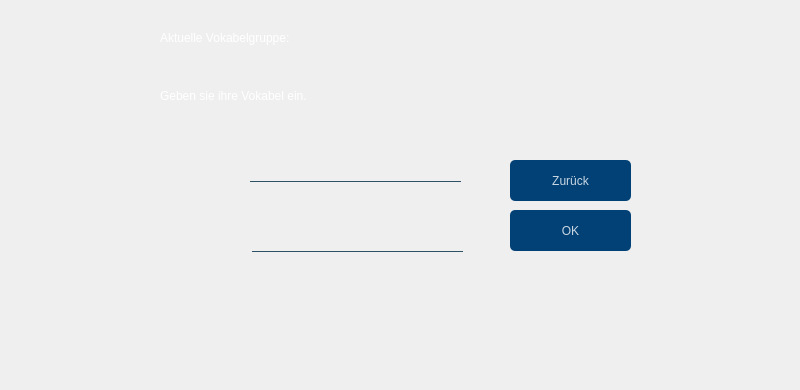
             <widget class="QWidget" name="add">
              <widget class="QWidget" name="grouper_2" native="true">
               <property name="geometry">
                <rect>
                 <x>0</x>
                 <y>0</y>
                 <width>791</width>
                 <height>381</height>
                </rect>
               </property>
               <widget class="QLabel" name="textAdd">
                <property name="geometry">
                 <rect>
                  <x>160</x>
                  <y>80</y>
                  <width>401</width>
                  <height>31</height>
                 </rect>
                </property>
                <property name="styleSheet">
                 <string notr="true">color: white;</string>
                </property>
                <property name="text">
                 <string>Geben sie ihre Vokabel ein.</string>
                </property>
               </widget>
               <widget class="QPushButton" name="select2">
                <property name="geometry">
                 <rect>
                  <x>510</x>
                  <y>210</y>
                  <width>121</width>
                  <height>41</height>
                 </rect>
                </property>
                <property name="styleSheet">
                 <string notr="true">#select2{
	background-color: rgba(2, 65, 118, 255);
	color: rgba(255, 255, 255, 200);
	border-radius: 5px;
}

#select2:pressed{
	padding-left: 5px;
	padding-top: 5px;
	background-color: rgba(2, 65, 118, 100);
}

#select2:hover,
#select2:focus{
	background-color: rgba(2, 65, 118, 200);
}</string>
                </property>
                <property name="text">
                 <string>OK</string>
                </property>
               </widget>
               <widget class="QLabel" name="gerImg">
                <property name="geometry">
                 <rect>
                  <x>160</x>
                  <y>140</y>
                  <width>71</width>
                  <height>41</height>
                 </rect>
                </property>
                <property name="styleSheet">
                 <string notr="true">border-image: url(:/language/images/ger.png);</string>
                </property>
                <property name="text">
                 <string/>
                </property>
               </widget>
               <widget class="QLabel" name="engImg">
                <property name="geometry">
                 <rect>
                  <x>160</x>
                  <y>210</y>
                  <width>71</width>
                  <height>41</height>
                 </rect>
                </property>
                <property name="styleSheet">
                 <string notr="true">border-image: url(:/language/images/eng.jpg);</string>
                </property>
                <property name="text">
                 <string/>
                </property>
               </widget>
               <widget class="QLabel" name="textInfo">
                <property name="geometry">
                 <rect>
                  <x>160</x>
                  <y>30</y>
                  <width>131</width>
                  <height>16</height>
                 </rect>
                </property>
                <property name="styleSheet">
                 <string notr="true">color: white;</string>
                </property>
                <property name="text">
                 <string>Aktuelle Vokabelgruppe:</string>
                </property>
               </widget>
               <widget class="QLabel" name="infoGroup">
                <property name="geometry">
                 <rect>
                  <x>300</x>
                  <y>10</y>
                  <width>111</width>
                  <height>41</height>
                 </rect>
                </property>
                <property name="styleSheet">
                 <string notr="true">color: white; 
font-weight: bold; 
font: 20px;</string>
                </property>
                <property name="text">
                 <string/>
                </property>
               </widget>
               <widget class="QLineEdit" name="vocEng">
                <property name="geometry">
                 <rect>
                  <x>252</x>
                  <y>221</y>
                  <width>211</width>
                  <height>31</height>
                 </rect>
                </property>
                <property name="styleSheet">
                 <string notr="true">background-color: rgba(0, 0, 0, 0);
border: 1px solid rgba(0, 0, 0, 0);
border-bottom-color: rgba(46, 82, 101, 255);
color: rgb(255, 255, 255);
padding-bottom: 7px</string>
                </property>
               </widget>
               <widget class="QLineEdit" name="vocGer">
                <property name="geometry">
                 <rect>
                  <x>250</x>
                  <y>151</y>
                  <width>211</width>
                  <height>31</height>
                 </rect>
                </property>
                <property name="styleSheet">
                 <string notr="true">background-color: rgba(0, 0, 0, 0);
border: 1px solid rgba(0, 0, 0, 0);
border-bottom-color: rgba(46, 82, 101, 255);
color: rgb(255, 255, 255);
padding-bottom: 7px</string>
                </property>
               </widget>
               <widget class="QPushButton" name="back">
                <property name="geometry">
                 <rect>
                  <x>510</x>
                  <y>160</y>
                  <width>121</width>
                  <height>41</height>
                 </rect>
                </property>
                <property name="styleSheet">
                 <string notr="true">#back{
	background-color: rgba(2, 65, 118, 255);
	color: rgba(255, 255, 255, 200);
	border-radius: 5px;
}

#back:pressed{
	padding-left: 5px;
	padding-top: 5px;
	background-color: rgba(2, 65, 118, 255);
}

#back:hover,
#back:focus{
	background-color: rgba(2, 65, 118, 200);
}</string>
                </property>
                <property name="text">
                 <string>Zurück</string>
                </property>
               </widget>
              </widget>
             </widget>
